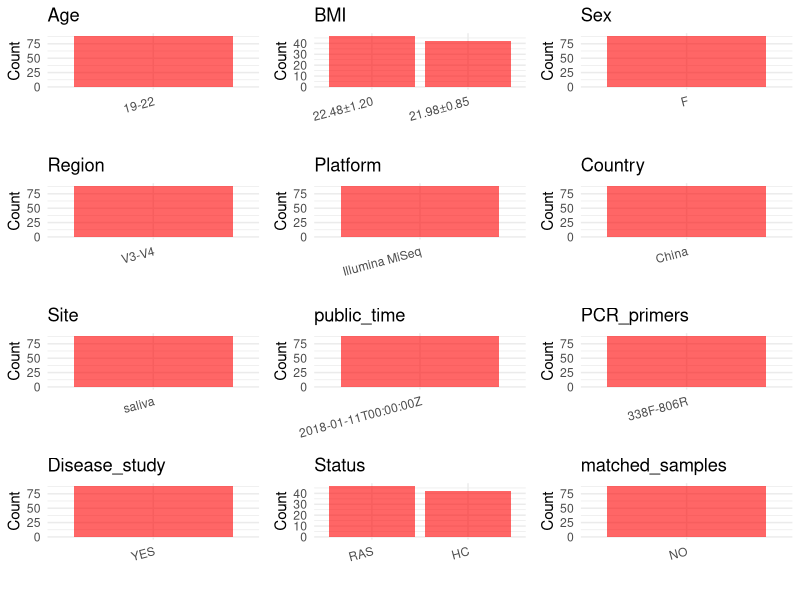

The R source for this figure: (Note: this script raises an error after producing the figure.)
## ---- chunk 1
# Load necessary libraries
library(dplyr)
library(ggplot2)
library(cowplot)

# Set working directory (update this path to your local directory)
setwd("D:/oral_project/PRJNA413647")

# Read the initial metadata files
initial_meta<-read.csv("SraRunTable.csv",header = T)

# Combine the two metadata files
#meta <- rbind(initial_meta, initial_meta1)

#Remove entries non-oral samples
#initial_meta <- subset(initial_meta,isolate %in% c("saliva","tongue coat"))

# Check the number of samples containing "HT" in Sample.Name (e.g., healthy controls)
#nrow(subset(meta, grepl("HT", Sample.Name)))

# Display the first few rows of the metadata
head(initial_meta)
## ---- chunk 2
# Create a uniform metadata dataframe
metadata <- data.frame(
  BioProject = initial_meta$BioProject,
  Run = initial_meta$Run,
  sample_name = initial_meta$Sample.Name,
  Age = "19-22",
  #BMI = NA,
  Sex = "F",
  Region = "V3-V4",
  Platform = initial_meta$Instrument,
  Country = initial_meta$geo_loc_name_country,
  Site = replace(initial_meta$Organism, initial_meta$Organism == "human oral metagenome", "saliva"),
  public_time = initial_meta$ReleaseDate,
  stringsAsFactors = FALSE
)
## ---- chunk 3
# Add information obtained from the publication
metadata$PCR_primers <- "338F-806R"
metadata$title <- "Altered oral microbiota composition associated with recurrent aphthous stomatitis in young females"
metadata$Disease_study <- "YES"
# Assign disease status based on sample_name patterns
metadata <- metadata %>%
  mutate(Status = case_when(
    grepl("NO", sample_name) ~ "HC",
    grepl("T", sample_name) ~ "RAS"
  ))
metadata <- metadata %>%
  mutate(BMI = case_when(
    grepl("NO", sample_name) ~ "21.98±0.85",
    grepl("T", sample_name) ~ "22.48±1.20"
  ))
#get subjects id according to sample id
metadata$sample_name<-gsub("T|NO","",metadata$sample_name)
#get subjects id with Saliva available
keep_subjects<-subset(metadata,Site %in% "saliva")
#remove subjects without Saliva samples
metadata<-subset(metadata,sample_name %in% keep_subjects$sample_name)
#get subjects sampling counts
sample_counts <- table(metadata$sample_name)
# Create matched_samples column, any subjects have >=2 samples will be label "YES", otherwise "NO"
metadata <- metadata %>%
  group_by(sample_name) %>%
  mutate(
    sample_count = n(),
    unique_sites = n_distinct(Site),
    matched_samples = ifelse(sample_count >= 2 & unique_sites >= 2, "YES", "NO")
  ) 
## ---- chunk 4
# Check the number of unique runs and sample names
print(paste("Number of unique runs:", length(unique(metadata$Run))))
print(paste("Number of unique sample names:", length(unique(metadata$sample_name))))
## ---- chunk 5
# Select columns for visualization
plot_data <- metadata %>%
  select(-BioProject, -Run, -sample_name, -title)

# Function to create simple plots for each column
create_simple_plots <- function(data) {
  plots <- list()
  
  for (col in colnames(data)) {
    # Check if the column is all NA
    if (all(is.na(data[[col]]))) {
      # Create an empty plot with text indicating all NA
      p <- ggplot() +
        annotate("text", x = 0.5, y = 0.5, label = "this column is NA", size = 6) +
        labs(title = col) +
        theme_void()
    } else if (is.numeric(data[[col]])) {
      # Numeric variable: histogram
      p <- ggplot(data, aes(x = .data[[col]])) +
        geom_histogram(fill = "blue", alpha = 0.6, bins = 20, na.rm = TRUE) +
        labs(title = col) +
        theme_minimal()
    } else {
      # Categorical variable: bar plot (remove NA values)
      count_data <- as.data.frame(table(data[[col]], useNA = "ifany"))
      p <- ggplot(count_data, aes(x = reorder(Var1, -Freq), y = Freq)) +
        geom_col(fill = "red", alpha = 0.6) +
        labs(title = col, x = NULL, y = "Count") +
        theme_minimal() +
        theme(axis.text.x = element_text(angle = 15, hjust = 1))
    }
    plots[[col]] <- p
  }
  
  return(plots)
}

# Generate and arrange plots
plots <- create_simple_plots(plot_data)
p<-plot_grid(plots$Age, 
          plots$BMI, 
          plots$Sex, 
          plots$Region, 
          plots$Platform, 
          plots$Country, 
          plots$Site,
          plots$public_time, 
          plots$PCR_primers,
          plots$Disease_study,
          plots$Status,
          plots$matched_samples,# add 
          ncol = 3, align = "hv", axis = "lb")
ggsave("Metadata_Summary.png", plot = p, width = 8, height = 6, dpi = 150)
## ---- chunk 6
knitr::include_graphics("Metadata_Summary.png")
## ---- chunk 7
# Reorder columns to match the desired format
metadata <- metadata[, c(
  "BioProject", "Run", "sample_name", "Age", "BMI", "Sex", 
  "Region", "Platform", "Country", "Site", "public_time", 
  "PCR_primers", "title", "Disease_study", "Status","matched_samples"
)]

# Export the uniform metadata to a CSV file
write.csv(metadata, file = "metadata.csv", quote = TRUE)
head(metadata)
